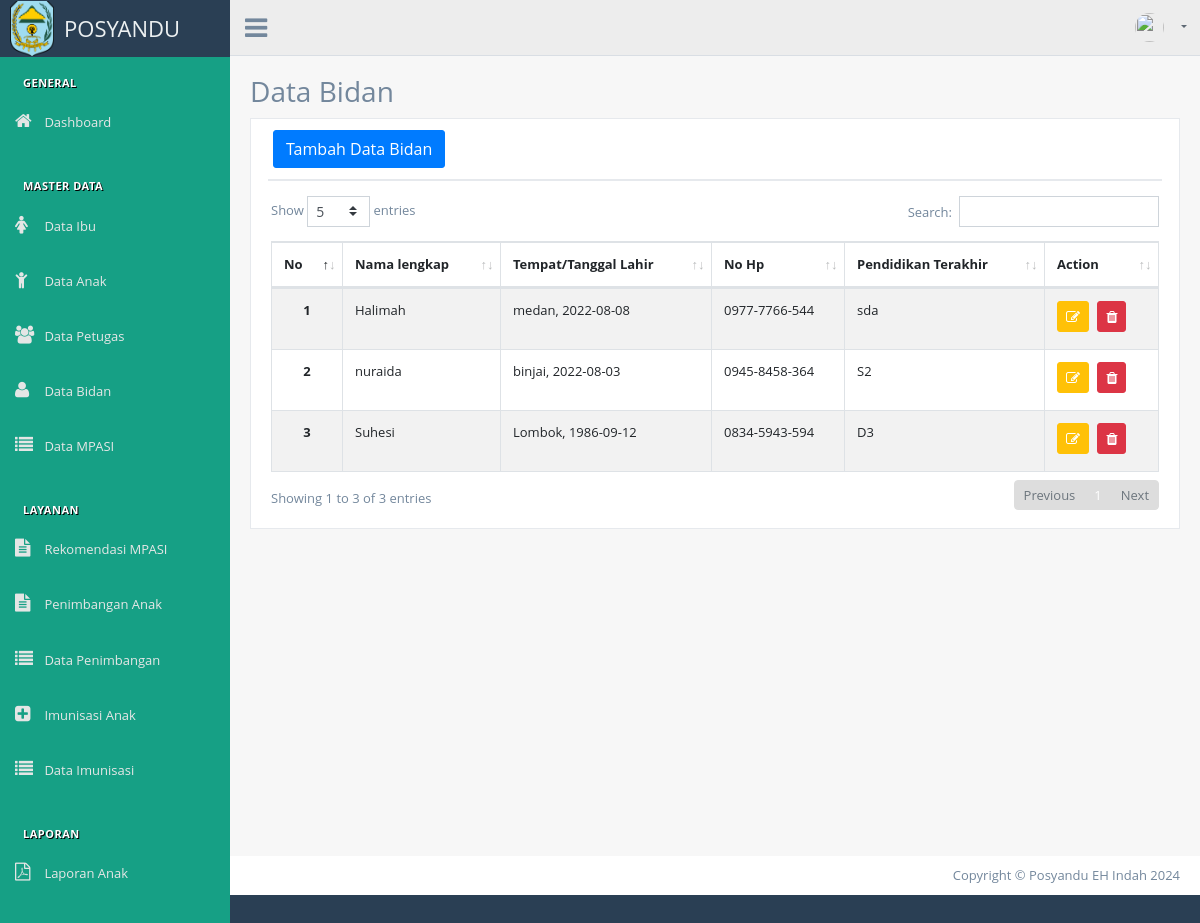
The page /index.php/bidan on the database its author committed.
### tables this page shows
CREATE TABLE `bidan` (
  `id_bidan` int(11) NOT NULL,
  `nama_bidan` varchar(50) NOT NULL,
  `tempat_lahir` varchar(30) NOT NULL,
  `tanggal_lahir` date NOT NULL,
  `no_hp` varchar(13) NOT NULL,
  `pendidikan_terakhir` varchar(30) NOT NULL,
  `user_id` int(11) NOT NULL
);

### application/controllers/Bidan.php (called while the page is built, shortened)
<?php
class Bidan extends CI_Controller
{
    public function __construct()
    {
        $this->load->model('Bidan_model');
    }
    public function index()
    {
        $data['title'] = 'Data Bidan | Posyandu Desa Tanjung Tanah';
        $data['user'] = $this->db->get_where('user', ['username' => $this->session->userdata('username')])->row_array();
        $data['users'] = $this->Bidan_model->getDataUsers();
        $data['bidan'] = $this->Bidan_model->getDataBidan();
        $this->load->view('templates/header-datatables', $data);
        $this->load->view('templates/sidebar');
        $this->load->view('templates/topbar', $data);
        $this->load->view('bidan/index', $data);
        $this->load->view('templates/footer-datatables');
    }
}

### index.php (called while the page is built, shortened)
<?php
require_once BASEPATH.'core/CodeIgniter.php';

### application/models/Bidan_model.php (called while the page is built, shortened)
<?php
class Bidan_model extends CI_Model
{
    public function getDataBidan()
    {
        $query = "SELECT * from bidan";
        return $this->db->query($query)->result_array();
    }
}

### application/views/bidan/index.php (the view, shortened to what this page needs)
<div class="right_col" role="main">
    <div class="page-title">
        <div class="title_left">
            <h3>Data Bidan</h3>
        </div>
    </div>
    <div class="clearfix"></div>
    <div class="row">
        <div class="col-md-12 col-sm-12 ">
            <div class="x_panel">
                <div class="x_title">
                    <button type="button" class="btn btn-primary" data-toggle="modal" data-target="#addDataBidanModal">Tambah Data Bidan</button>
                </div>
                <div class="x_content">
                    <div class="row">
                        <div class="col-sm-12">
                            <div class="card-box table-responsive">
                                <table id="datatable" class="table table-striped table-bordered" style="width:100%">
                                    <thead>
                                        <tr>
                                            <th>No</th>
                                            <th>Nama lengkap</th>
                                            <th>Tempat/Tanggal Lahir</th>
                                            <th>No Hp</th>
                                            <th>Pendidikan Terakhir</th>
                                            <th>Action</th>
                                        </tr>
                                    </thead>
                                    <tbody>
                                        <?php $i = 1; ?>
                                        <?php foreach ($bidan as $d) : ?>
                                            <tr>
                                                <th scope="row">
                                                    <center><?= $i; ?></center>
                                                </th>
                                                <td><?= $d['nama_bidan']; ?></td>
                                                <td><?= $d['tempat_lahir'] . ', ' . $d['tanggal_lahir']; ?></td>
                                                <td><?= $d['no_hp']; ?></td>
                                                <td><?= $d['pendidikan_terakhir']; ?></td>
                                                <td>
                                                    <a data-toggle="modal" data-target="#editDataBidanModal<?= $d['id_bidan']; ?>" href="<?= base_url(); ?>bidan/updateDatabidan/<?= $d['id_bidan']; ?>" class="btn btn-warning btn-circle btn-sm">
                                                        <i class="fa fa-edit"></i>
                                                    </a>
                                                    <a ata-toggle="tooltip" href="<?= base_url(''); ?>bidan/deleteDataBidan/<?= $d['id_bidan']; ?>" class="btn btn-danger btn-circle btn-sm tbl-hapus" title="Delete">
                                                        <i class="fa fa-trash"></i>
                                                    </a>
                                                </td>
                                            </tr>
                                            <?php $i++; ?>
                                        <?php endforeach; ?>
                                    </tbody>
                                </table>
                            </div>
                        </div>
                    </div>
                </div>
            </div>
        </div>
    </div>
</div>

### rows shown on the page
bidan: nama_bidan "Halimah", tempat_lahir "medan", tanggal_lahir "2022-08-08", no_hp "0977-7766-544", pendidikan_terakhir "sda"
bidan: nama_bidan "nuraida", tempat_lahir "binjai", tanggal_lahir "2022-08-03", no_hp "0945-8458-364", pendidikan_terakhir "S2"
bidan: nama_bidan "Suhesi", tempat_lahir "Lombok", tanggal_lahir "1986-09-12", no_hp "0834-5943-594", pendidikan_terakhir "D3"
